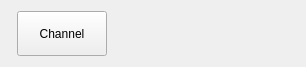
<?xml version="1.0" encoding="UTF-8"?>
<ui version="4.0">
 <class>ChannelWidget</class>
 <widget class="QWidget" name="ChannelWidget">
  <property name="geometry">
   <rect>
    <x>0</x>
    <y>0</y>
    <width>306</width>
    <height>63</height>
   </rect>
  </property>
  <property name="maximumSize">
   <size>
    <width>16777215</width>
    <height>16777215</height>
   </size>
  </property>
  <property name="windowTitle">
   <string>Form</string>
  </property>
  <layout class="QHBoxLayout" name="horizontalLayout">
   <item>
    <widget class="LED" name="led" native="true"/>
   </item>
   <item>
    <widget class="QPushButton" name="pushButton">
     <property name="sizePolicy">
      <sizepolicy hsizetype="Preferred" vsizetype="Preferred">
       <horstretch>0</horstretch>
       <verstretch>0</verstretch>
      </sizepolicy>
     </property>
     <property name="minimumSize">
      <size>
       <width>90</width>
       <height>45</height>
      </size>
     </property>
     <property name="maximumSize">
      <size>
       <width>90</width>
       <height>16777215</height>
      </size>
     </property>
     <property name="contextMenuPolicy">
      <enum>Qt::CustomContextMenu</enum>
     </property>
     <property name="text">
      <string>Channel</string>
     </property>
     <property name="checkable">
      <bool>true</bool>
     </property>
    </widget>
   </item>
   <item>
    <widget class="RectLED" name="rectLed" native="true"/>
   </item>
   <item>
    <widget class="QStackedWidget" name="stackedWidget">
     <property name="currentIndex">
      <number>0</number>
     </property>
     <widget class="QWidget" name="page">
      <layout class="QGridLayout" name="gridLayout">
       <property name="leftMargin">
        <number>0</number>
       </property>
       <property name="topMargin">
        <number>0</number>
       </property>
       <property name="rightMargin">
        <number>0</number>
       </property>
       <property name="bottomMargin">
        <number>0</number>
       </property>
       <item row="0" column="0">
        <widget class="StepSequencerWidget" name="stepSequencer" native="true"/>
       </item>
      </layout>
     </widget>
     <widget class="QWidget" name="page_2">
      <layout class="QGridLayout" name="gridLayout_2">
       <property name="leftMargin">
        <number>0</number>
       </property>
       <property name="topMargin">
        <number>0</number>
       </property>
       <property name="rightMargin">
        <number>0</number>
       </property>
       <property name="bottomMargin">
        <number>0</number>
       </property>
       <item row="0" column="0">
        <widget class="PRDisplayWidget" name="prDisplay" native="true"/>
       </item>
      </layout>
     </widget>
    </widget>
   </item>
  </layout>
 </widget>
 <customwidgets>
  <customwidget>
   <class>RectLED</class>
   <extends>QWidget</extends>
   <header>rectled.h</header>
   <container>1</container>
  </customwidget>
  <customwidget>
   <class>LED</class>
   <extends>QWidget</extends>
   <header>led.h</header>
   <container>1</container>
  </customwidget>
  <customwidget>
   <class>StepSequencerWidget</class>
   <extends>QWidget</extends>
   <header>stepsequencerwidget.h</header>
   <container>1</container>
  </customwidget>
  <customwidget>
   <class>PRDisplayWidget</class>
   <extends>QWidget</extends>
   <header>prdisplaywidget.h</header>
   <container>1</container>
  </customwidget>
 </customwidgets>
 <resources/>
 <connections/>
</ui>
